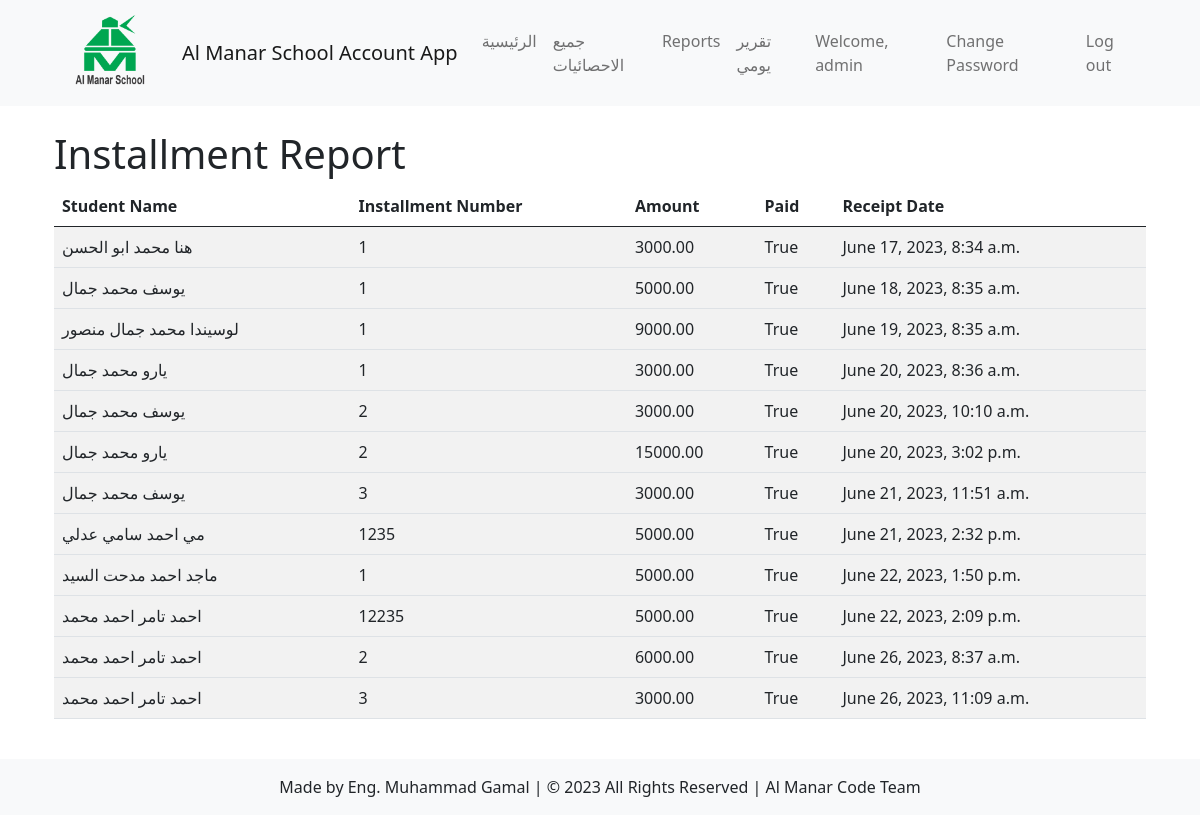
The page /students/generate-installment-report/ (signed in) on the database as committed earlier.
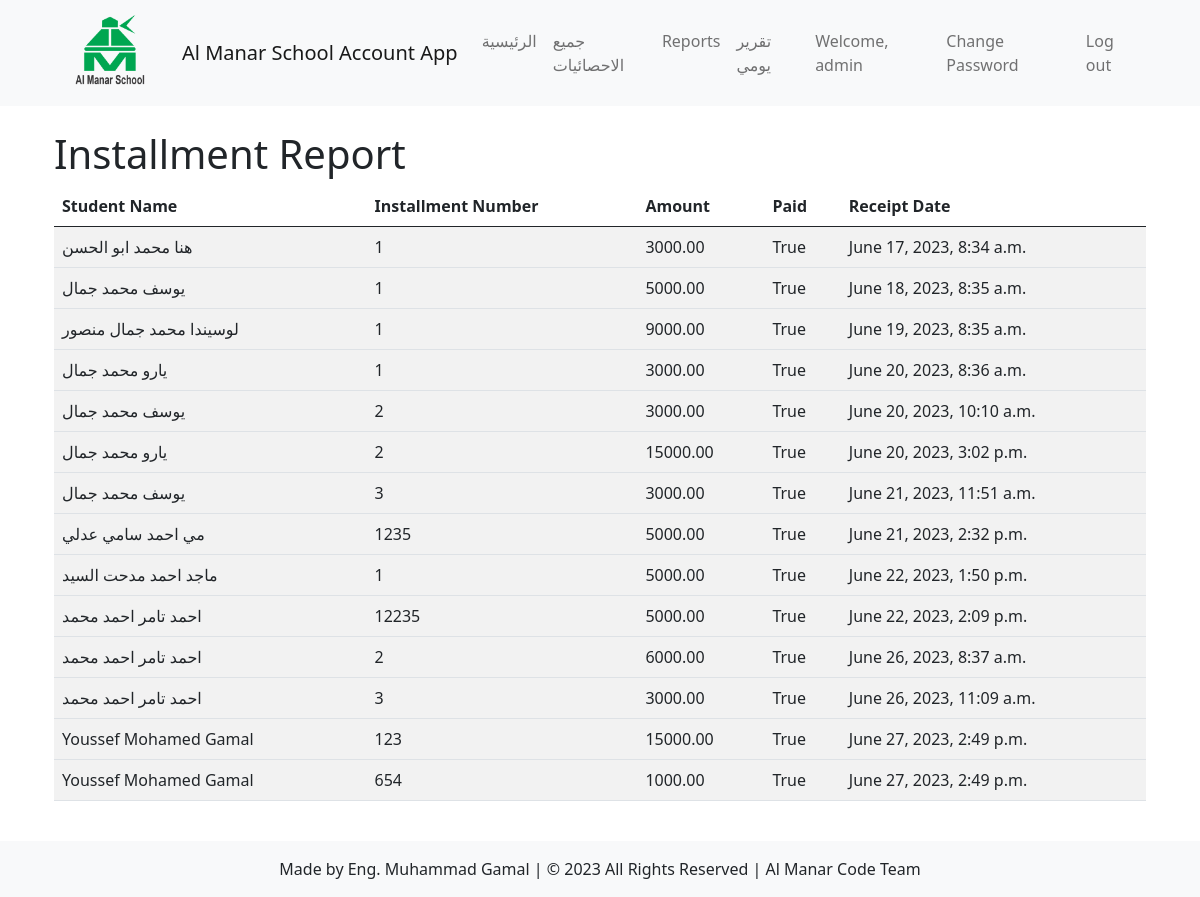
The same page on the database as committed later.
### students/models.py (models this page shows, shortened)
class Tuition(models.Model):
    student = models.ForeignKey('Student', related_name='tuitions', on_delete=models.CASCADE)
    installment_number = models.IntegerField()
    amount_tuition = models.DecimalField(max_digits=8, decimal_places=2)
    paid = models.BooleanField(default=False)
    receipt_date = models.DateTimeField(default=timezone.now, editable=False)
    payment_user = models.CharField(max_length=50, default="account user")

class Student(models.Model):
    GENDER_CHOICES = (
        ('', '---------'),
        ('M', 'Male'),
        ('F', 'Female'),
    )
    DISCOUNT_CHOICES = (
        ('NONE', 'No Discount'),
        ('CHAIRMAN', 'Chairman of the Board Discount'),
        ('VICE_CHAIRMAN', 'Vice Chairman of the Board Discount'),
        ('EMPLOYEE_CHILD', 'Employee Child Discount'),
        ('ARMED_FORCES', 'Armed Forces Discount'),
    )
    name = models.CharField(max_length=50)
    national_number = models.IntegerField(unique=True)
    age = models.IntegerField()
    gender = models.CharField(max_length=1, choices=GENDER_CHOICES)
    date_of_birth = models.DateField()
    academic_year = models.ForeignKey(AcademicYear, on_delete=models.CASCADE, default=timezone.now, null=True, blank=True)
    classroom = models.ManyToManyField(Classroom)
    total_payments = models.DecimalField(max_digits=8, decimal_places=2, default=0, null=True, blank=True)
    total_owed = models.DecimalField(max_digits=8, decimal_places=2, default=0, null=True, blank=True)
    phone_number = models.CharField(max_length=20, default='')
    discount = models.CharField(max_length=20, choices=DISCOUNT_CHOICES, default='NONE')

### students/views.py (the view)
# urls.py: path('generate-installment-report/', views.generate_installment_report, name='generate_installment_report'),
@never_cache
@login_required
def generate_installment_report(request):
    installments = Tuition.objects.all()
    context = {
        'installments': installments
    }
    return render(request, 'students/generate_installment_report.html', context)

### students/templates/students/generate_installment_report.html (shortened to what this page needs)
{% extends 'students/base/administration_navbar.html' %}
{% block content %}
    <h1>Installment Report</h1>
    <div class="table-responsive">
        <table class="table table-striped">
            <thead>
                <tr>
                    <th>Student Name</th>
                    <th>Installment Number</th>
                    <th>Amount</th>
                    <th>Paid</th>
                    <th>Receipt Date</th>
                </tr>
            </thead>
            <tbody>
                {% for installment in installments %}
                    <tr>
                        <td>{{ installment.student.name }}</td>
                        <td>{{ installment.installment_number }}</td>
                        <td>{{ installment.amount_tuition }}</td>
                        <td>{{ installment.paid }}</td>
                        <td>{{ installment.receipt_date }}</td>
                    </tr>
                {% endfor %}
            </tbody>
        </table>
    </div>
{% endblock %}

Rows that differ between the two databases and show on the page:
added Tuition: student.name "Youssef Mohamed Gamal", installment_number "123", amount_tuition "15000.00", paid "True", receipt_date "June 27, 2023, 2:49 p.m."
added Tuition: student.name "Youssef Mohamed Gamal", installment_number "654", amount_tuition "1000.00", paid "True", receipt_date "June 27, 2023, 2:49 p.m."
